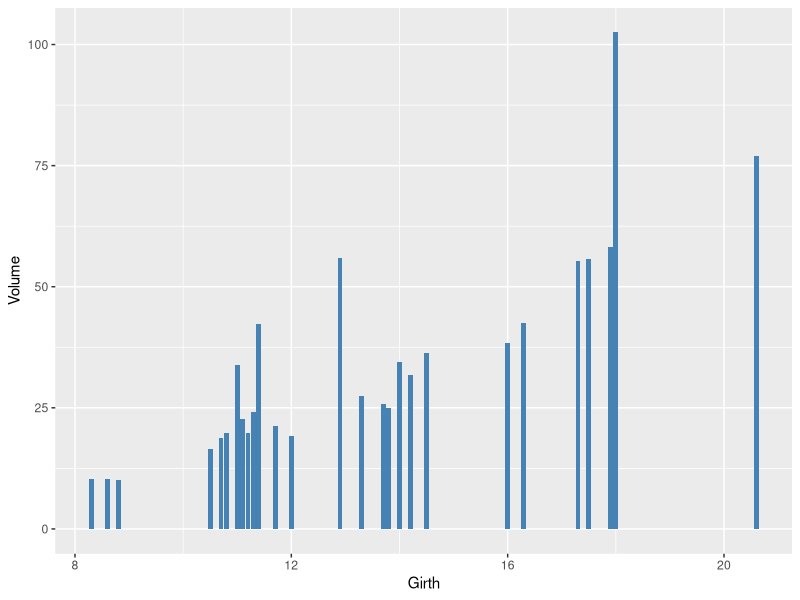

Reproduce this figure in R.
df <- data.frame(dose=c("D0.5", "D1", "D2"),
                 len=c(4.2, 10, 29.5))
data(trees)
head(df)

library(ggplot2)
# Basic barplot

# By default, geom_bar uses stat="bin" . 
# This makes the height of each bar equal to the 
# number of cases in each group, and it is 
# incompatible with mapping values to the y aesthetic. 
# If you want the heights of the bars to represent 
# values in the data, use stat="identity" 
# and map a value to the y aesthetic.

ggplot(data=trees, aes(x=Girth, y=Volume)) +
  geom_bar(stat="identity", fill="steelblue")

